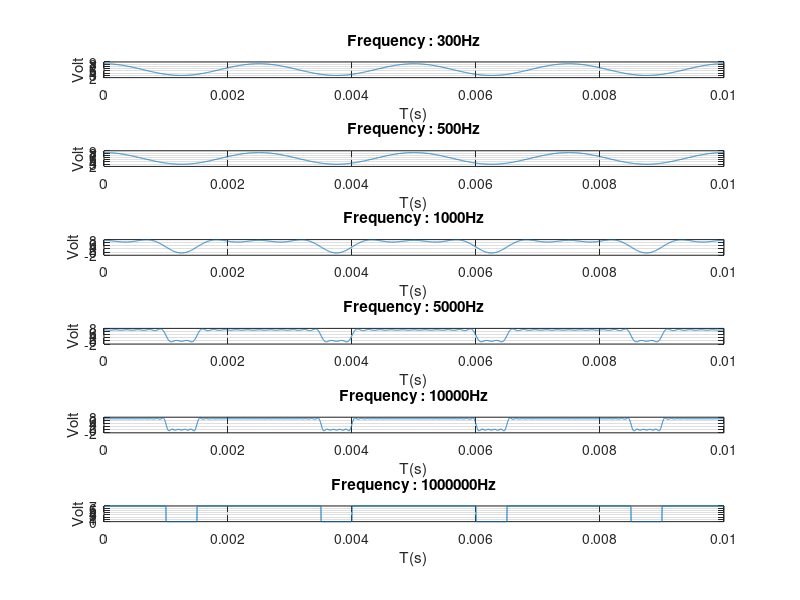

MATLAB code for this plot:
% Sequence 1101111011
for i=1:1:6
T = (5*10^-3);
b0 = 2;
ft= (b0/2) + 1.6 + 3  ;
t= 0:.000001:0.01;

for n=1:1:1000000

    An= (7/(pi*n))*(1 - cos((2*pi*n/5)) + cos(3*pi*n/5) -cos((7*pi*n/5)) + cos(8*pi*n/5) - cos((10*pi*n/5)));

    Bn= (7/(pi*n))*(sin((2*pi*n/5)) - sin(3*pi*n/5) +sin((7*pi*n/5)) - sin(8*pi*n/5) + sin((10*pi*n/5)));
% 
%      An=(1/(pi*n))*(1-cos((2*pi*n)/2.5)+cos((3*pi*n)/2.5)-cos((4*pi*n)/2.5));
%      Bn=(1/(pi*n))*(sin((2*pi*n)/2.5)+sin((4*pi*n)/2.5)-sin((3*pi*n)/2.5));

    ft = ft + An*sin(2*pi*n*t/T) + Bn*cos(2*pi*n*t/T) ;
    
        if i == 1 %300Hz
            frequency = 300;
            if n/T > frequency
                break;
            end  
        end
         if i == 2 %500Hz
            frequency = 500;
            if n/T > frequency
                break;
            end  
         end
         if i == 3 %1000Hz
            frequency = 1000;
            if n/T > frequency
                break;
            end  
         end
         if i == 4 %5000Hz
            frequency = 5000;
            if n/T > frequency
                break;
            end  
         end
         if i == 5 %10000Hz
            frequency = 10000;
            if n/T > frequency
                break;
            end  
         end
         if i == 6 %1000000Hz
            frequency = 1000000;
            if n/T > frequency
                break;
            end
         end
        
end
subplot(6,1,i);
plot(t,ft);
grid on; %to show grid
title(['Frequency : ',num2str(frequency),'Hz']);
xlabel('T(s)'),ylabel('Volt'); %Label message
axis auto; 
end

